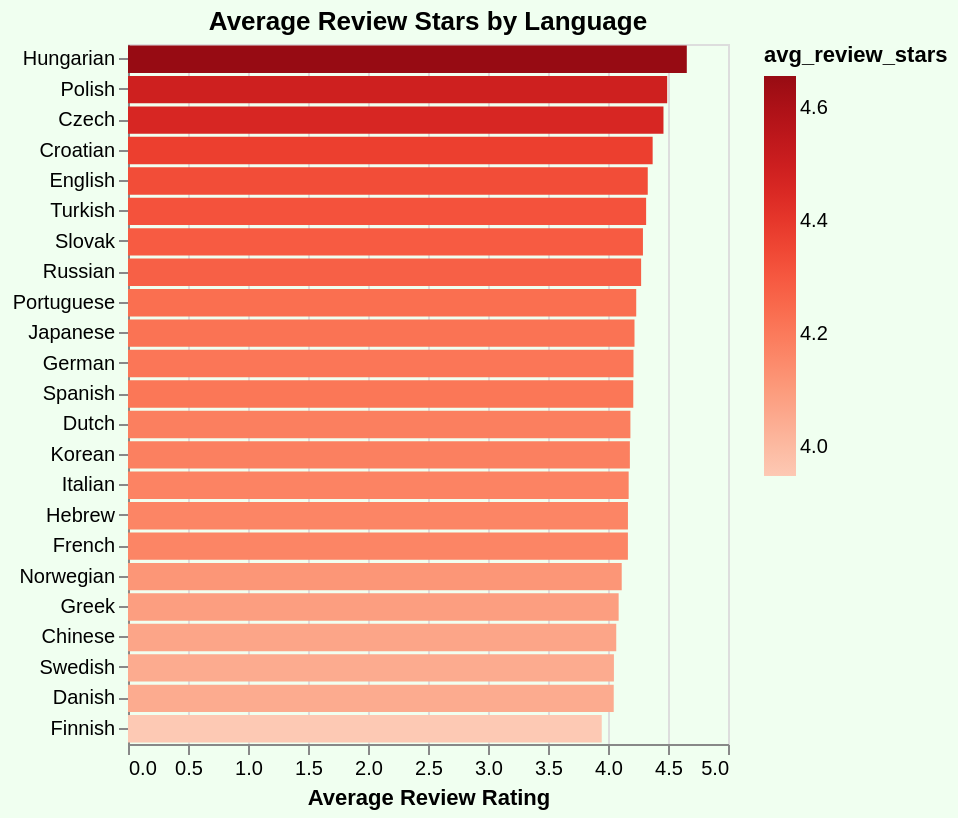

Express this chart as Vega-Lite.
### Vega-Lite specification from a JSON file in a GitHub repository (floating-point values rounded to 4 significant figures)
{"config": {"view": {"continuousWidth": 300, "continuousHeight": 300}}, "data": {"name": "data-210c02268594aecfbf4baabd6e4a5db5"}, "mark": {"type": "bar"}, "background": "#f0fff0", "encoding": {"color": {"field": "avg_review_stars", "scale": {"scheme": "reds"}, "type": "quantitative"}, "tooltip": [{"field": "avg_review_stars", "type": "quantitative"}, {"field": "count_reviews", "type": "quantitative"}], "x": {"field": "avg_review_stars", "title": "Average Review Rating", "type": "quantitative"}, "y": {"field": "language", "sort": "-x", "title": null, "type": "nominal"}}, "height": 350, "title": "Average Review Stars by Language", "width": "container", "$schema": "https://vega.github.io/schema/vega-lite/v5.17.0.json", "datasets": {"data-210c02268594aecfbf4baabd6e4a5db5": [{"langid": "hu", "avg_review_stars": 4.657, "count_reviews": 300, "language": "Hungarian"}, {"langid": "pl", "avg_review_stars": 4.493, "count_reviews": 1375, "language": "Polish"}, {"langid": "cs", "avg_review_stars": 4.462, "count_reviews": 212, "language": "Czech"}, {"langid": "hr", "avg_review_stars": 4.372, "count_reviews": 86, "language": "Croatian"}, {"langid": "en", "avg_review_stars": 4.331, "count_reviews": 106765, "language": "English"}, {"langid": "tr", "avg_review_stars": 4.318, "count_reviews": 554, "language": "Turkish"}, {"langid": "sk", "avg_review_stars": 4.291, "count_reviews": 79, "language": "Slovak"}, {"langid": "ru", "avg_review_stars": 4.276, "count_reviews": 4051, "language": "Russian"}, {"langid": "pt", "avg_review_stars": 4.235, "count_reviews": 6943, "language": "Portuguese"}, {"langid": "ja", "avg_review_stars": 4.221, "count_reviews": 856, "language": "Japanese"}, {"langid": "de", "avg_review_stars": 4.212, "count_reviews": 9154, "language": "German"}, {"langid": "es", "avg_review_stars": 4.211, "count_reviews": 24452, "language": "Spanish"}, {"langid": "nl", "avg_review_stars": 4.187, "count_reviews": 4902, "language": "Dutch"}, {"langid": "ko", "avg_review_stars": 4.182, "count_reviews": 384, "language": "Korean"}, {"langid": "it", "avg_review_stars": 4.172, "count_reviews": 322593, "language": "Italian"}, {"langid": "he", "avg_review_stars": 4.166, "count_reviews": 608, "language": "Hebrew"}, {"langid": "fr", "avg_review_stars": 4.166, "count_reviews": 34331, "language": "French"}, {"langid": "no", "avg_review_stars": 4.114, "count_reviews": 1286, "language": "Norwegian"}, {"langid": "el", "avg_review_stars": 4.089, "count_reviews": 1588, "language": "Greek"}, {"langid": "zh", "avg_review_stars": 4.069, "count_reviews": 466, "language": "Chinese"}, {"langid": "sv", "avg_review_stars": 4.049, "count_reviews": 1563, "language": "Swedish"}, {"langid": "da", "avg_review_stars": 4.048, "count_reviews": 1508, "language": "Danish"}, {"langid": "fi", "avg_review_stars": 3.948, "count_reviews": 211, "language": "Finnish"}]}}
